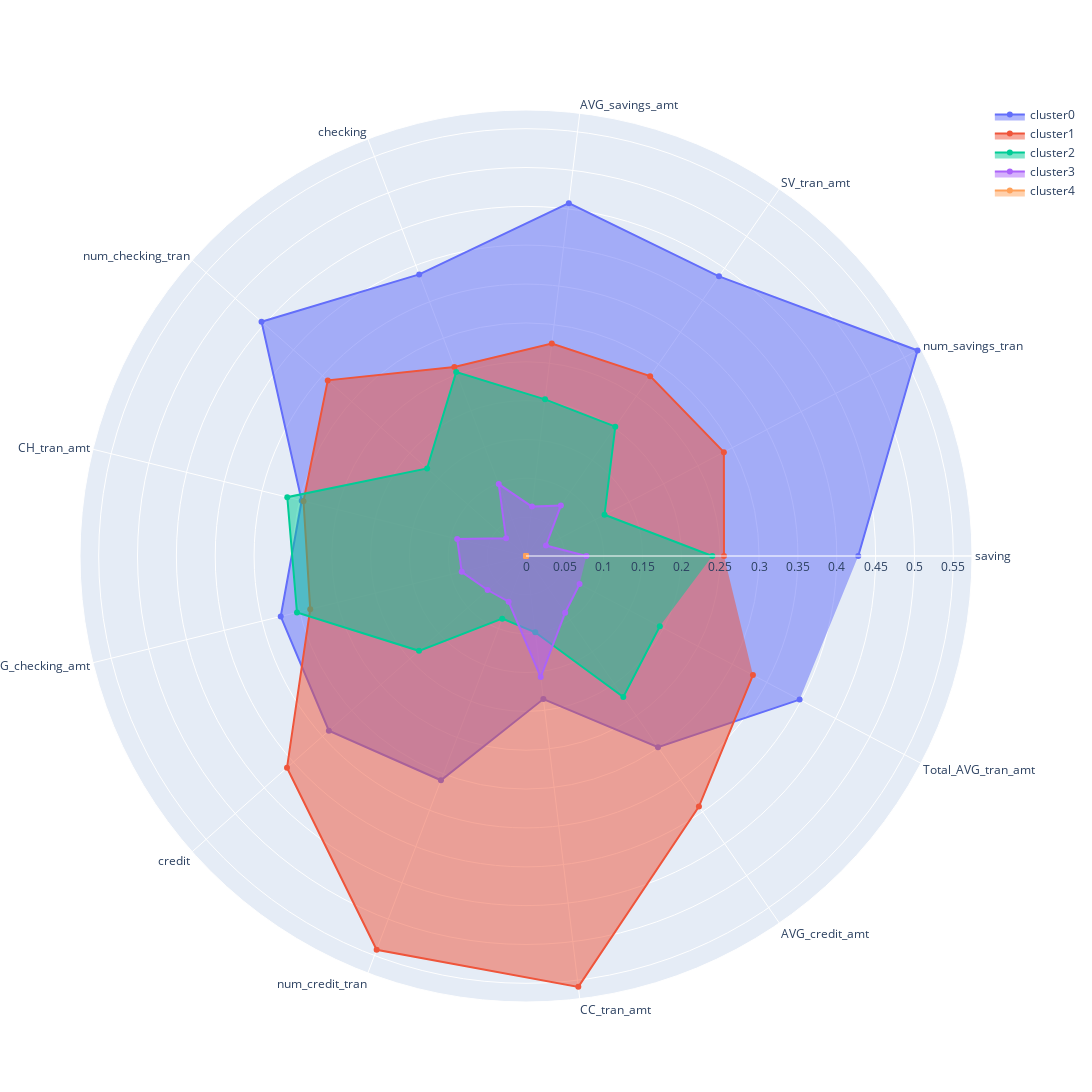

Write notebook code for a chart like this one.
### Code cell
import plotly.graph_objects as go

categories = ['saving','num_savings_tran','SV_tran_amt','AVG_savings_amt', 'checking','num_checking_tran','CH_tran_amt','AVG_checking_amt'   ,       'credit','num_credit_tran','CC_tran_amt','AVG_credit_amt'
             ,'Total_AVG_tran_amt']

fig = go.Figure()

fig.add_trace(go.Scatterpolar(
      r=[df_f[label==0][i].sum()/df_f[i].sum() for i in categories],
      theta=categories,
      fill='toself',
      name='cluster0'
))
fig.add_trace(go.Scatterpolar(
      r=[df_f[label==1][i].sum()/df_f[i].sum() for i in categories],
      theta=categories,
      fill='toself',
      name='cluster1'
))
fig.add_trace(go.Scatterpolar(
      r=[df_f[label==2][i].sum()/df_f[i].sum() for i in categories],
      theta=categories,
      fill='toself',
      name='cluster2'
))
fig.add_trace(go.Scatterpolar(
      r=[df_f[label==3][i].sum()/df_f[i].sum() for i in categories],
      theta=categories,
      fill='toself',
      name='cluster3'
))
fig.add_trace(go.Scatterpolar(
      r=[df_f[label==4][i].sum()/df_f[i].sum() for i in categories],
      theta=categories,
      fill='toself',
      name='cluster4'
))
fig.update_layout(width=1500,
    height=1500,
    
  polar=dict(
    radialaxis=dict(
      visible=True
    )),
  showlegend=True
)

fig.show()

### Figure 1 — Plotly figure (JSON) as saved in the notebook; plotly's stock layout.template omitted (floating-point values rounded to 4 significant figures)
{"data": [{"fill": "toself", "name": "cluster0", "r": [0.4277, 0.5692, 0.4373, 0.4574, 0.3876, 0.4548, 0.2973, 0.3252, 0.339, 0.3087, 0.1855, 0.299, 0.3977], "theta": ["saving", "num_savings_tran", "SV_tran_amt", "AVG_savings_amt", "checking", "num_checking_tran", "CH_tran_amt", "AVG_checking_amt", "credit", "num_credit_tran", "CC_tran_amt", "AVG_credit_amt", "Total_AVG_tran_amt"], "type": "scatterpolar"}, {"fill": "toself", "name": "cluster1", "r": [0.2548, 0.2876, 0.2813, 0.2754, 0.2601, 0.3409, 0.295, 0.286, 0.411, 0.5421, 0.5586, 0.3918, 0.3299], "theta": ["saving", "num_savings_tran", "SV_tran_amt", "AVG_savings_amt", "checking", "num_checking_tran", "CH_tran_amt", "AVG_checking_amt", "credit", "num_credit_tran", "CC_tran_amt", "AVG_credit_amt", "Total_AVG_tran_amt"], "type": "scatterpolar"}, {"fill": "toself", "name": "cluster2", "r": [0.2398, 0.1141, 0.2023, 0.2031, 0.2534, 0.1701, 0.3165, 0.3036, 0.184, 0.08628, 0.09892, 0.2205, 0.1946], "theta": ["saving", "num_savings_tran", "SV_tran_amt", "AVG_savings_amt", "checking", "num_checking_tran", "CH_tran_amt", "AVG_checking_amt", "credit", "num_credit_tran", "CC_tran_amt", "AVG_credit_amt", "Total_AVG_tran_amt"], "type": "scatterpolar"}, {"fill": "toself", "name": "cluster3", "r": [0.07773, 0.02905, 0.07908, 0.06402, 0.09897, 0.03428, 0.09123, 0.08521, 0.06602, 0.06297, 0.1569, 0.08869, 0.07784], "theta": ["saving", "num_savings_tran", "SV_tran_amt", "AVG_savings_amt", "checking", "num_checking_tran", "CH_tran_amt", "AVG_checking_amt", "credit", "num_credit_tran", "CC_tran_amt", "AVG_credit_amt", "Total_AVG_tran_amt"], "type": "scatterpolar"}, {"fill": "toself", "name": "cluster4", "r": [0, 0, 0, 0, 0, 0, 0, 0, 0, 0, 0, 0, 0], "theta": ["saving", "num_savings_tran", "SV_tran_amt", "AVG_savings_amt", "checking", "num_checking_tran", "CH_tran_amt", "AVG_checking_amt", "credit", "num_credit_tran", "CC_tran_amt", "AVG_credit_amt", "Total_AVG_tran_amt"], "type": "scatterpolar"}], "layout": {"height": 1500, "polar": {"radialaxis": {"visible": true}}, "showlegend": true, "width": 1500}}
